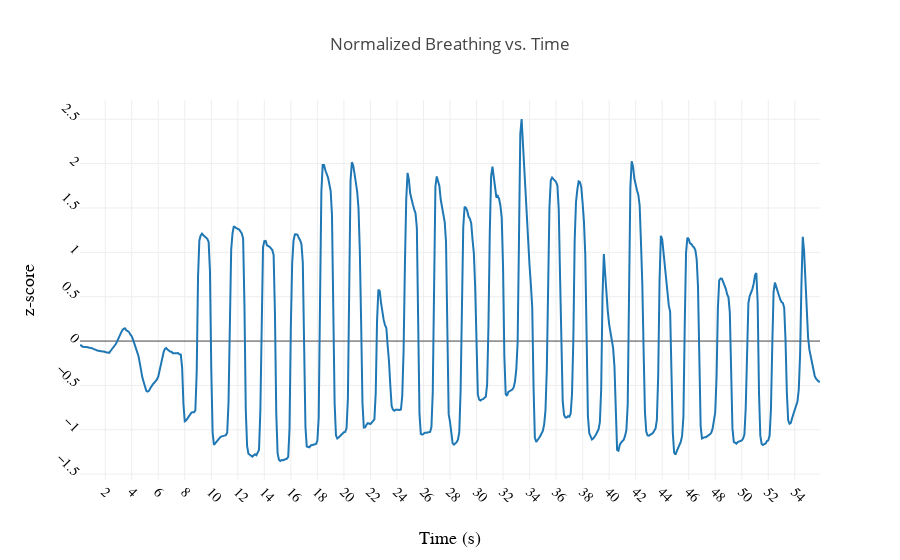

Write notebook code for a chart like this one.
### Code cell
#Plot Normalized Breathing

traceNormalizedBreathing = go.Scatter(x=breathingData.reltime,y=breathingData.normalizedValue,name="Normalized Breathing Signal")

#Specify Plot Layout
layout = go.Layout(
    
    title='Normalized Breathing vs. Time',
    xaxis=dict(
        title='Time (s)',
        titlefont=dict(
            family='Arial, sans-serif',
            size=18,
            color='black'
        ),
        showticklabels=True,
        tickangle=45,
        dtick=2,
        tickfont=dict(
            family='Old Standard TT, serif',
            size=14,
            color='black'
        ),
        exponentformat='e',
        showexponent='all'
    ),
    yaxis=dict(
        title='z-score',
        titlefont=dict(
            family='Arial, sans-serif',
            size=18,
            color='black'
        ),
        showticklabels=True,
        tickangle=45,
        dtick=0.5,
        tickfont=dict(
            family='Old Standard TT, serif',
            size=14,
            color='black'
        ),
        exponentformat='e',
        showexponent='all'
    )
)
fig = go.Figure(data=[traceNormalizedBreathing], layout=layout)
iplot(fig, filename='axes-labels')

### Figure 1 — Plotly figure (JSON) as saved in the notebook; plotly's stock layout.template omitted (floating-point values rounded to 4 significant figures; data arrays with more than 128 entries replaced by an {"elided": "..."} marker saying what was removed)
{"data": [{"name": "Normalized Breathing Signal", "type": "scatter", "uid": "7a22d928-44c1-11e9-83dd-f218984035f7", "x": {"elided": "559 float values"}, "y": {"elided": "559 float values"}}], "layout": {"title": "Normalized Breathing vs. Time", "xaxis": {"dtick": 2, "exponentformat": "e", "showexponent": "all", "showticklabels": true, "tickangle": 45, "tickfont": {"color": "black", "family": "Old Standard TT, serif", "size": 14}, "title": "Time (s)", "titlefont": {"color": "black", "family": "Arial, sans-serif", "size": 18}}, "yaxis": {"dtick": 0.5, "exponentformat": "e", "showexponent": "all", "showticklabels": true, "tickangle": 45, "tickfont": {"color": "black", "family": "Old Standard TT, serif", "size": 14}, "title": "z-score", "titlefont": {"color": "black", "family": "Arial, sans-serif", "size": 18}}}}
